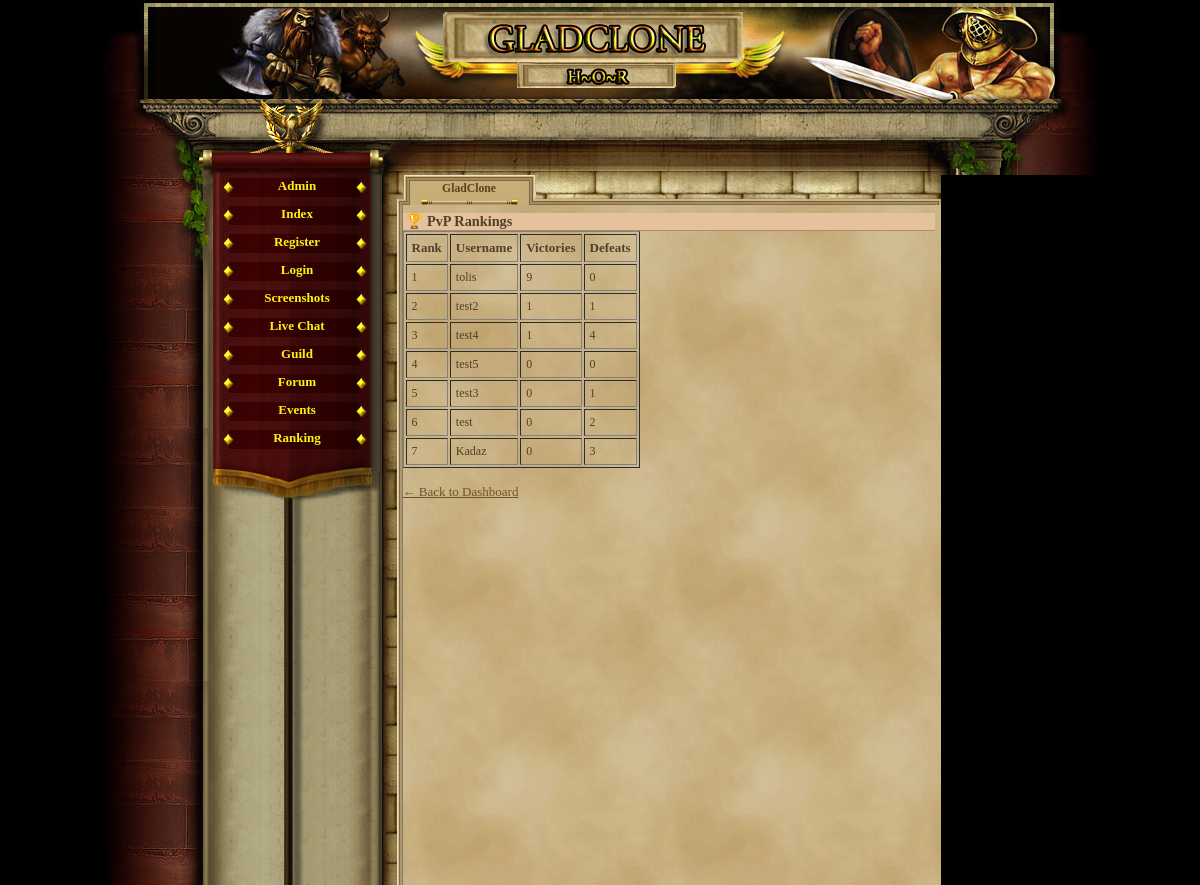
Page /ranking2.php (signed in) on the earlier database version.
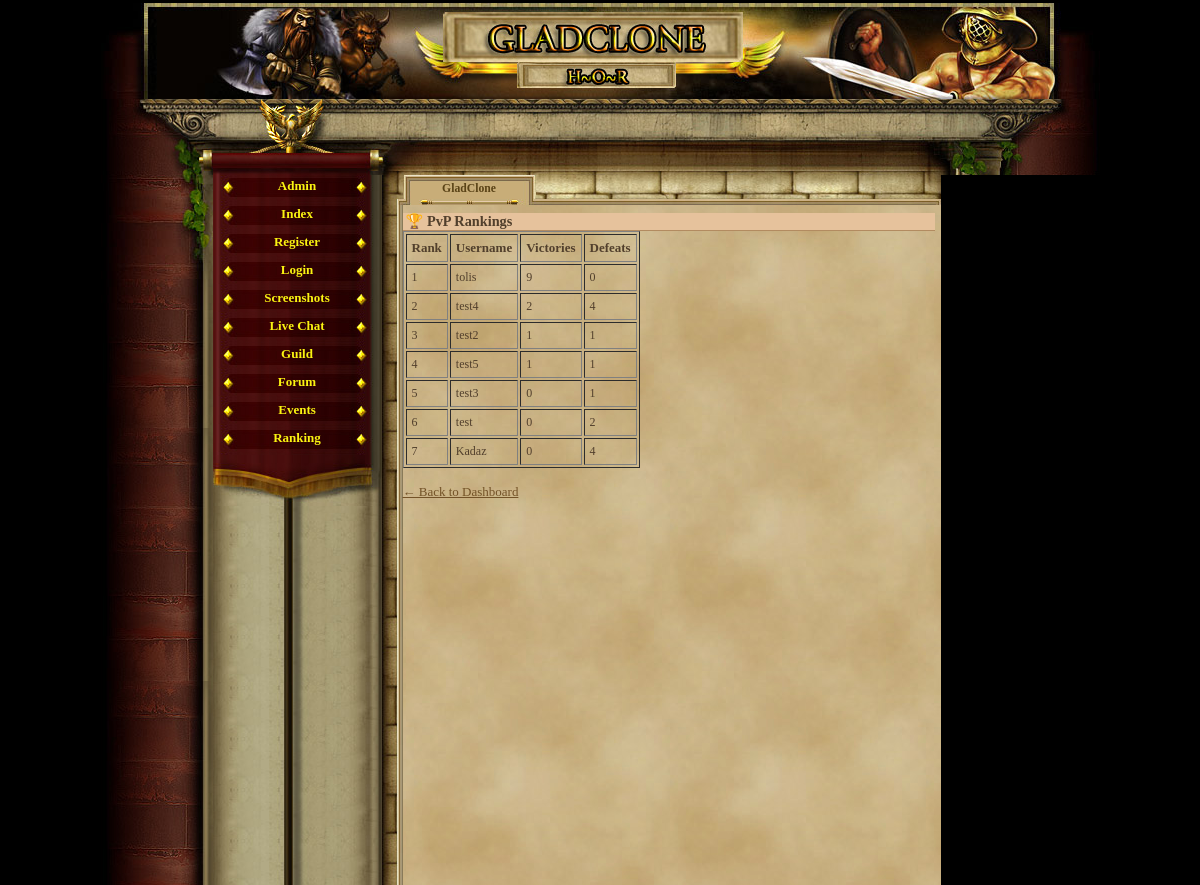
Same page on the later database version.
### tables this page shows
CREATE TABLE `gracze` (
  `id` int(11) NOT NULL AUTO_INCREMENT,
  `gracz` int(11) NOT NULL DEFAULT '0',
  `login` varchar(24) NOT NULL,
  `haslo` varchar(40) NOT NULL,
  `email` varchar(40) NOT NULL,
  `plec` tinyint(4) NOT NULL DEFAULT '0',
  `avatar` tinyint(4) NOT NULL DEFAULT '1',
  `pregunta` text NOT NULL,
  `respuesta` text NOT NULL,
  `rank` int(1) NOT NULL DEFAULT '1',
  `nivel` int(1) NOT NULL DEFAULT '1',
  `exp` int(1) NOT NULL DEFAULT '0',
  `exp_max` int(1) NOT NULL DEFAULT '10',
  `honor` int(1) NOT NULL DEFAULT '0',
  `fama` int(1) NOT NULL DEFAULT '0',
  `victorias` int(1) NOT NULL DEFAULT '0',
  `perdidas` int(1) NOT NULL DEFAULT '0',
  `oro_robado` int(1) NOT NULL DEFAULT '0',
  `oro_perdido` int(1) NOT NULL DEFAULT '0',
  `atak` int(5) NOT NULL DEFAULT '0',
  `obrona` int(3) NOT NULL DEFAULT '0',
  `sila` int(1) NOT NULL DEFAULT '5',
  `sila_i` int(1) NOT NULL DEFAULT '0',
  `sila_max` int(1) NOT NULL DEFAULT '10',
  `zrecznosc` int(1) NOT NULL DEFAULT '5',
  `zrecznosc_i` int(1) NOT NULL DEFAULT '0',
  `zrecznosc_max` int(1) NOT NULL DEFAULT '10',
  `wyrzymalosc` int(1) NOT NULL DEFAULT '5',
  `wyrzymalosc_i` int(1) NOT NULL DEFAULT '0',
  `wyrzymalosc_max` int(1) NOT NULL DEFAULT '10',
  `constitucion` int(1) NOT NULL DEFAULT '5',
  `constitucion_i` int(1) NOT NULL DEFAULT '0',
  `constitucion_max` int(1) NOT NULL DEFAULT '10',
  `carisma` int(1) NOT NULL DEFAULT '5',
  `carisma_i` int(1) NOT NULL DEFAULT '0',
  `carisma_max` int(1) NOT NULL DEFAULT '10',
  `inteligencja` int(1) NOT NULL DEFAULT '5',
  `inteligencja_i` int(1) NOT NULL DEFAULT '0',
  `inteligencja_max` int(1) NOT NULL DEFAULT '10',
  `mdchance` int(1) NOT NULL DEFAULT '0',
  `dhchance` int(1) NOT NULL DEFAULT '0',
  `ctchance` int(1) NOT NULL DEFAULT '0',
  `zycie` int(100) NOT NULL DEFAULT '100',
  `zycie_max` int(100) NOT NULL DEFAULT '100',
  `obrazenia_min` int(1) NOT NULL DEFAULT '0',
  `obrazenia_max` int(3) NOT NULL DEFAULT '2',
  `zloto` int(100) NOT NULL DEFAULT '150',
  `zloto_skarbiec` int(11) NOT NULL,
  `punkty` int(11) NOT NULL,
  `pracuje` int(11) NOT NULL,
  `ostatnia_walka_pvp` int(11) NOT NULL,
  `ostatnia_walka_pvc` int(11) NOT NULL,
  `ostatnio_zregenerowano` int(11) NOT NULL,
  `titulo` varchar(24) NOT NULL DEFAULT 'Newbie',
  `arena_level` int(11) NOT NULL,
  `rubies` int(11) NOT NULL DEFAULT '0',
  `centurion_time` int(11) NOT NULL,
  `reportes` int(1) NOT NULL DEFAULT '0',
  `mensajes` int(1) NOT NULL DEFAULT '0',
  `noticias` int(1) NOT NULL DEFAULT '0',
  `bendicion1_type` int(11) NOT NULL,
  `bendicion1_time` int(11) NOT NULL,
  `bendicion2_type` int(11) NOT NULL,
  `bendicion2_time` int(11) NOT NULL,
  `bendicion3_type` int(11) NOT NULL,
  `bendicion3_time` int(11) NOT NULL,
  `bendicion4_type` int(11) NOT NULL,
  `bendicion4_time` int(11) NOT NULL,
  `ostatnia_aktywnosc` int(11) NOT NULL DEFAULT '0',
  `username_locked` tinyint(1) NOT NULL DEFAULT '0',
  `lock_login` tinyint(1) NOT NULL DEFAULT '0',
  `is_admin` tinyint(1) NOT NULL DEFAULT '0',
  `title` varchar(100) DEFAULT NULL,
  `is_banned` tinyint(1) NOT NULL DEFAULT '0',
  PRIMARY KEY (`id`),
  UNIQUE KEY `login` (`login`)
);

### ranking2.php (the view, shortened to what this page needs)
<?php
require_once('var/ustawienia.php');
require_once('gora_strony.php');
require_once('menu_l.php');
echo "<h2>🏆 PvP Rankings</h2>";
echo "<table border='1' cellpadding='5'><tr><th>Rank</th><th>Username</th><th>Victories</th><th>Defeats</th></tr>";
$result = $conn->query("SELECT login, victorias, perdidas FROM gracze ORDER BY victorias DESC, perdidas ASC LIMIT 50");
$rank = 1;
while ($row = $result->fetch_assoc()) {
    echo "<tr>
        <td>{$rank}</td>
        <td>" . htmlspecialchars($row['login']) . "</td>
        <td>{$row['victorias']}</td>
        <td>{$row['perdidas']}</td>
    </tr>";
    $rank++;
}
echo "</table><br><a href='index.php'>← Back to Dashboard</a>";
?>

Differences in the rows shown:
changed gracze "test4": victorias "1" → "2"; moves up the list
changed gracze "test5": victorias "0" → "1"; perdidas "0" → "1"
changed gracze "Kadaz": perdidas "3" → "4"
